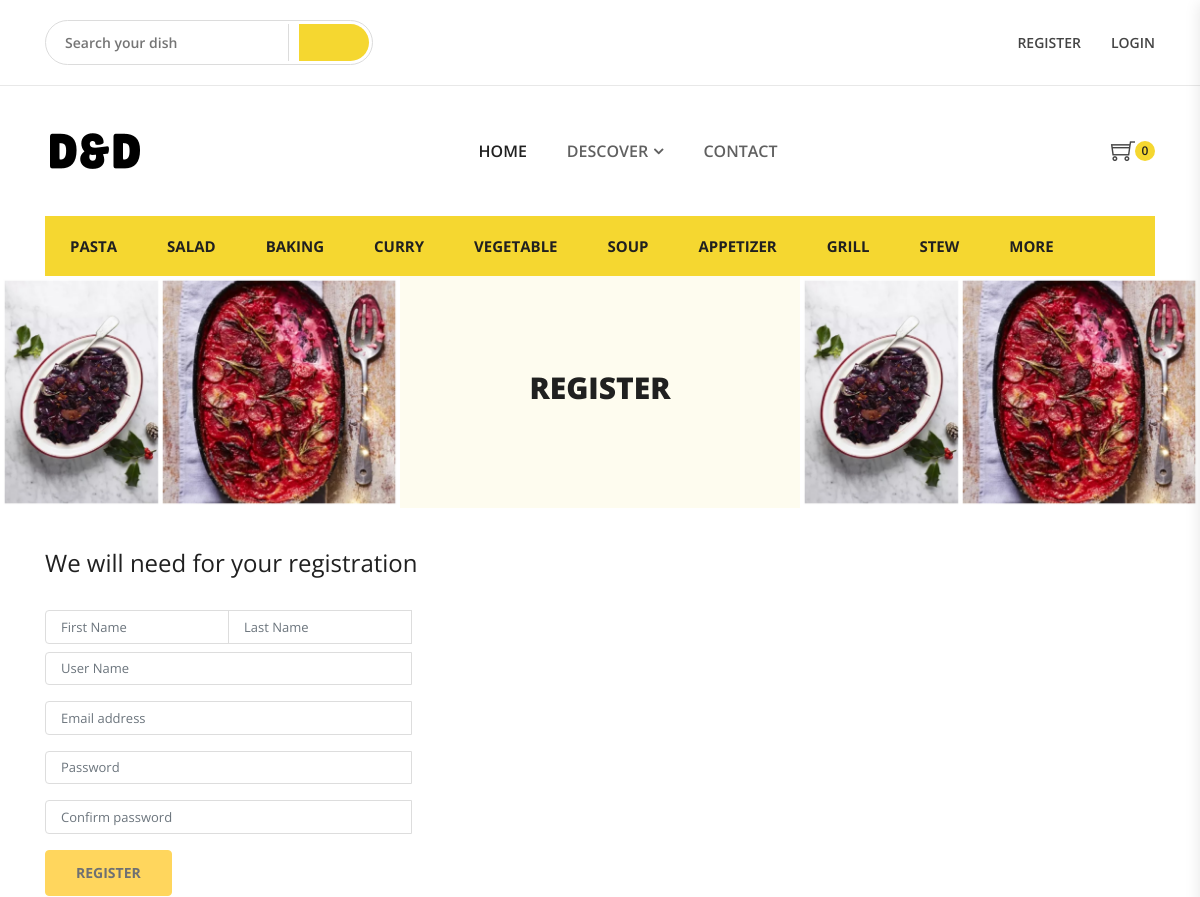
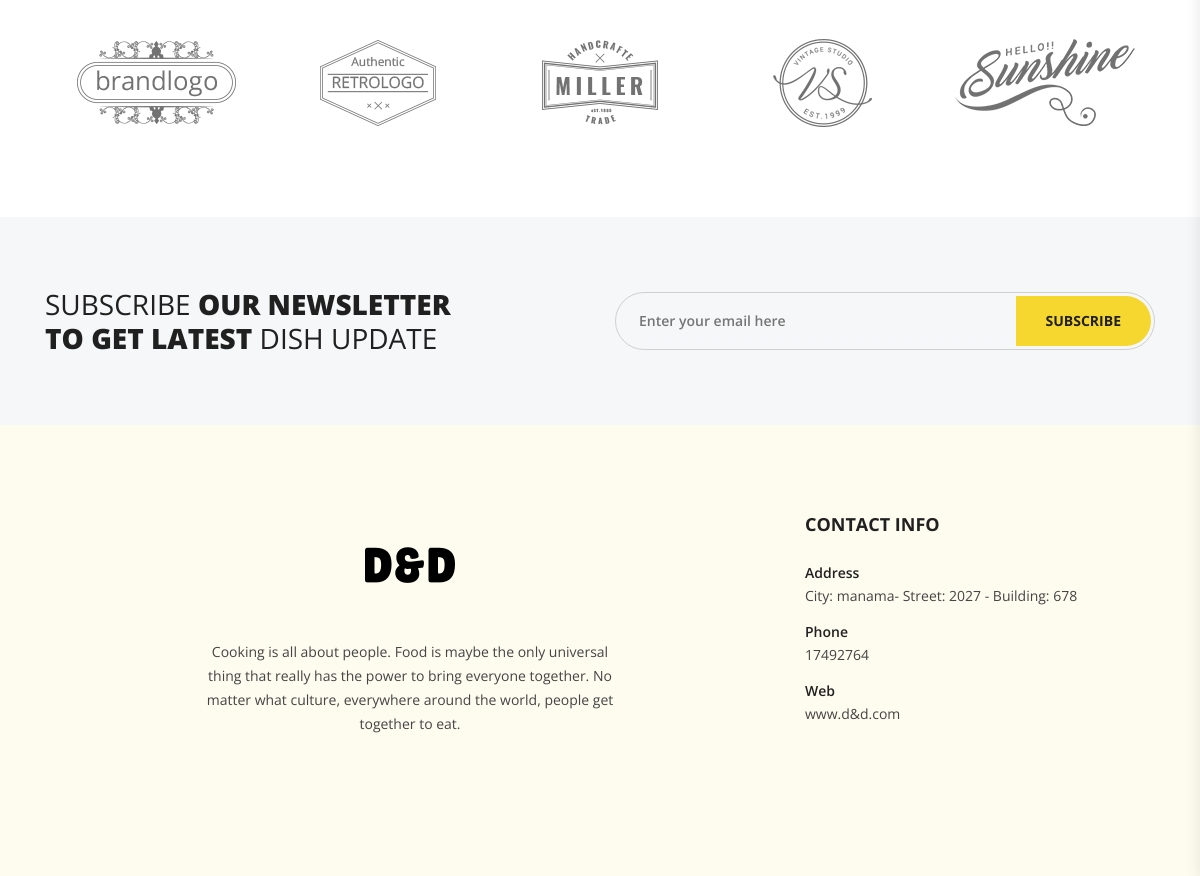
The page /project/register.php on the database its author committed (2 pictures, top to bottom).
### tables this page shows
CREATE TABLE `category` (
  `qid` int(10) NOT NULL,
  `type` varchar(30) DEFAULT NULL
);

### project/res_data.php (called while the page is built, shortened)
<?php
$myfile = fopen("data.txt", "r") or die("Unable to open file!");
$c= fgets($myfile);
$v = explode('#',$c);
$address=array($v[0]);
$tel=array($v[1]);
$web=array($v[2]);
$data=array($address, $tel , $web)
?>

### project/register.php (the view, shortened to what this page needs)
<?php
    extract($_GET);
    try{
        require("connection.php");
        $sql = "select type from category ";
        $rs2= $db->query($sql);
    }
    catch(PDOException $e)
        {
        echo "Connection failed: " . $e->getMessage();
        }
?>
<!doctype html>
<html class="no-js" lang="en">
<head>
    <link rel="stylesheet" href="https://stackpath.bootstrapcdn.com/bootstrap/4.3.1/css/bootstrap.min.css"
>
    <link rel="stylesheet" href="assets/css/icon-font.min.css">
    <link rel="stylesheet" href="assets/css/plugins.css">
    <link rel="stylesheet" href="assets/css/style.css">
    <link rel="stylesheet" href="https://use.fontawesome.com/releases/v5.8.2/css/all.css"
>
</head>
<body onload="searchHintReq();">
<div class="header-section section">
    <div class="header-top header-top-one header-top-border pt-10 pb-10">
        <div class="container">
            <div class="row align-items-center justify-content-between">
                <div class="col order-12 order-xs-12 order-lg-2 mt-10 mb-10">
                        <div class="header-advance-search">
                            <form action="single-dish.php" autocomplete="off" id="dishsearch">
                                <div class="input" id="dlist"><input type="text" name="d" list="dishlist" placeholder="Search your dish" id="hint" onkeyup="">
                                </div>
                                <input type="hidden" > <div class="submit"><button><i class="icofont icofont-search-alt-1"></i></button></div>
                            </form>
                        </div>
                </div>
                      <div class="col order-2 order-xs-2 order-lg-12 mt-10 mb-10">
                        <div class="header-account-links">
                              <?php
                              if(isset($_SESSION['activeuser'])){
                              foreach ($account as $row) {?>
                                <a href="myaccount.php"><img id='propic' src="assets/images/userpic/<?php echo $row['profile_pic'];?>" > <span><?php echo $row['username'];?></span></a>
                                 <a href="logout.php"><i class="icofont icofont-login d-none"></i> <span>Logout</span></a>
                              <?php }}
                              else {?>
                                <a href="register.php"><span>Register</span></a>
                                <a href="login.php"><i class="icofont icofont-login d-none"></i> <span>Login</span></a>
                              <?php } ?>
                        </div>
                    </div>
            </div>
        </div>
    </div>
        <div class="header-bottom header-bottom-one header-sticky">
            <div class="container">
                <div class="row align-items-center justify-content-between">
                    <div class="col mt-15 mb-15">
                        <div class="header-logo">
                            <a href="index.html">
                                <img src="assets/images/pic/logo.png" width="100" height="100">
                            </a>
                        </div>
                    </div>
                    <div class="col order-12 order-lg-2 order-xl-2 d-none d-lg-block">
                        <div class="main-menu">
                            <nav>
                                <ul>
                                    <li class="active"><a href="index.php">HOME</a></li>
                                    <li class="menu-item-has-children"><a href="#">Descover</a>
                                    </li>
                                    <li><a href="contact.php">CONTACT</a></li>
                                </ul>
                            </nav>
                        </div>
                    </div>
                    <div class="col order-2 order-lg-12 order-xl-12">
                        <div class="header-shop-links">
                            <a href="cart.php" class="header-cart"><i class="ti-shopping-cart"></i> <span class="number"><?php echo count($_SESSION['mycart']); ?> </span></a>
                        </div>
                    </div>
                </div>
            </div>
        </div>
        <div class="header-category-section">
            <div class="container">
                <div class="row">
                    <div class="col">
                        <div class="header-category">
                            <nav class="category-menu">
                                <ul sty>
                                    <?php
                                $m=0;
                                foreach($rs2 as $row) {
                                    if($m != 9)
                                    {   $type = $row["type"];
                                        echo "<li><a href='dish-grid.php?t=$type'>";
                                        echo $row["type"];
                                        echo"</a></li>";
                                        ++$m;
                                    }
                                    else
                                       break;
                                }
                                ?>
                                    <li><a href="fullcategory.php">More</a></li>
                                </ul>
                            </nav>
                        </div>
                    </div>
                </div>
            </div>
        </div>
    </div>
    <div class="page-banner-section section">
        <div class="page-banner-wrap row row-0 d-flex align-items-center ">
            <div class="col-lg-4 col-12 order-lg-2 d-flex align-items-center justify-content-center">
                <div class="page-banner">
                    <h1>Register</h1>
                </div>
            </div>
            <div class="col-lg-4 col-md-6 col-12 order-lg-1">
                <div class="banner"><a href="#"><img src="assets/images/pic/BeFunky-collage (1).jpg" width="570"
                            height="232" alt="Banner"></a></div>
            </div>
            <div class="col-lg-4 col-md-6 col-12 order-lg-3">
                <div class="banner"><a href="#"><img src="assets/images/pic/BeFunky-collage (1).jpg" width="570"
                            height="232" alt="Banner"></a></div>
            </div>
        </div>
    </div>
    <div class="register-section section mt-40 mb-40 col-12">
        <div class="container">
            <div class="row">
                <div class="col-md-7 col-6 d-flex">
                    <br>
                    <div class="ratting-form">
                        <h3>We will need for your registration</h3>
                        <br>
                        <form action="" id="regform" novalidate>
                            <div class="row">
                                <div class="col">
                                    <div class="input-group mb-2">
                                        <input type="text" class="form-control" aria-label="fname"
                                            placeholder="First Name" name="fn" onkeyup="validate(this.value,1)">
                                        <input type="text" class="form-control" aria-label="lname"
                                            placeholder="Last Name" name="ln" onkeyup="validate(this.value,2)"
                                            aria-describedby="ln_status">
                                        <div class="input-group-append " id="lname">
                                        </div>
                                    </div>
                                </div>
                            </div>
                            <div class="input-group mb-3">
                                <input type="text" class="form-control" aria-label="Username" placeholder="User Name"
                                    name="un" onkeyup="available(); validate(this.value,3);"
                                    aria-describedby="ur_status">
                                <div class="input-group-append">
                                </div>
                            </div>
                            <div class="input-group mb-3">
                                <input type="text" class="form-control" aria-label="Email" placeholder="Email address"
                                    name="em" onkeyup="availableEmail(); validate(this.value,6);" aria-describedby="em_status" id="email">
                                <div class="input-group-append">
                                </div>
                            </div>
                            <div class="input-group mb-3">
                                <input type="password" class="form-control" aria-label="Password" placeholder="Password"
                                    name="ps" onkeyup="validate(this.value,4)">
                                <div class="input-group-append" id="pass">
                                </div>
                            </div>
                            <div class="input-group mb-3">
                                <input type="password" class="form-control" aria-label="CPassword"
                                    placeholder="Confirm password" name="cps" onkeyup="validate(this.value,5)">
                                <div class="input-group-append" id="cpass">
                                </div>
                            </div>
                        </form>
                    </div>
                </div>
                <div class="col-4"><br><br><br><span class="input-group-text" style="visibility: hidden;" id="em_msg"></span></div>
                <div class="col-12"><button class="btn btn-warning " id="rbtn" value="register" data-toggle="modal"
                        data-target="#Reg_Status" onclick="register()" disabled>Register </button>
                        </div>
            </div>
        </div>
    </div>
    <div class="brands-section section mb-90">
        <div class="container">
            <div class="row">
                <div class="brand-slider col">
                    <div class="brand-item col"><img src="assets/images/brands/brand-1.png" alt="Brands"></div>
                    <div class="brand-item col"><img src="assets/images/brands/brand-2.png" alt="Brands"></div>
                    <div class="brand-item col"><img src="assets/images/brands/brand-3.png" alt="Brands"></div>
                    <div class="brand-item col"><img src="assets/images/brands/brand-4.png" alt="Brands"></div>
                    <div class="brand-item col"><img src="assets/images/brands/brand-5.png" alt="Brands"></div>
                </div>
            </div>
        </div>
    </div>
    <div class="subscribe-section section bg-gray pt-55 pb-55">
        <div class="container">
            <div class="row align-items-center">
                <div class="col-lg-6 col-12 mb-15 mt-15">
                    <div class="subscribe-content">
                        <h2>SUBSCRIBE <span>OUR NEWSLETTER</span></h2>
                        <h2><span>TO GET LATEST</span> DISH UPDATE</h2>
                    </div>
                </div>
                <div class="col-lg-6 col-12 mb-15 mt-15">
                    <form class="subscribe-form" action="#">
                        <input type="email" autocomplete="off" placeholder="Enter your email here" />
                        <button>subscribe</button>
                    </form>
                </div>
            </div>
        </div>
    </div>
<div class="footer-section section bg-ivory">
    <div class="footer-top-section section pt-90 pb-50">
        <div class="container">
            <div class="row">
                <div class="col mb-90">
                    <div class="footer-widget text-center">
                        <div class="footer-logo">
                                <img src="assets/images/pic/logo.png"  width="100" height="100">
                        </div>
                        <p>Cooking is all about people. Food is maybe the only universal thing that really has the power to bring everyone together. No matter what culture, everywhere around the world, people get together to eat.</p>
                    </div>
                </div>
                <div class="col-lg-4 col-md-6 col-12 mb-40">
                    <div class="footer-widget">
                        <h4 class="widget-title">CONTACT INFO</h4>
                        <p class="contact-info">
                            <span>Address</span>
                            <?php
                            require("res_data.php");
                            $c_add = count($data[0]);
                            $c_tel = count($data[1]);
                            for ($i=0; $i <  $c_add; $i++) {
                                echo $data[0][$i].'</br>';
                            }
                            ?>
                        </p>
                        <p class="contact-info">
                            <span>Phone</span>
                            <?php
                            for ($i=0; $i <  $c_tel; $i++) {
                                echo $data[1][$i].'</br>';
                            }
                            ?>
                        </p>
                        <p class="contact-info">
                            <span>Web</span>
                            <?php
                            for ($i=0; $i <  $c_tel; $i++) {
                                echo "<a href='#'>".$data[2][$i]."</a></br>";
                            }
                            ?>
                        </p>
                    </div>
                </div>
            </div>
        </div>
    </div>
</div>
</body>
</html>

### project/assets/css/plugins.css (style rules this page uses)
.slick-slider { position:relative;display:block;box-sizing:border-box;-webkit-user-select:none;-moz-user-select:none;-ms-user-select:none;user-select:none;-webkit-touch-callout:none;-khtml-user-select:none;-ms-touch-action:pan-y;touch-action:pan-y;-webkit-tap-highlight-color:transparent }
.slick-slide { display:none;float:left;height:100%;min-height:1px }
.slick-slide img { display:block }
.slick-initialized .slick-slide { display:block }

### rows shown on the page
category: type "PASTA"
category: type "SALAD"
category: type "BAKING"
category: type "CURRY"
category: type "VEGETABLE"
category: type "SOUP"
category: type "APPETIZER"
category: type "GRILL"
category: type "STEW"

### other values the page prints
count($_SESSION['mycart']) "0"
$data[0][$i] "City: manama- Street: 2027 - Building: 678"
$data[1][$i] "17492764"
$data[2][$i] "www.d&d.com"
